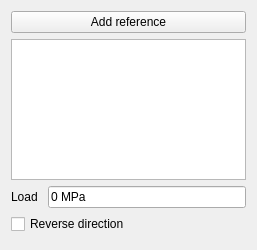
<?xml version="1.0" encoding="UTF-8"?>
<ui version="4.0">
 <class>TaskFemConstraintPressure</class>
 <widget class="QWidget" name="TaskFemConstraintPressure">
  <property name="geometry">
   <rect>
    <x>0</x>
    <y>0</y>
    <width>257</width>
    <height>250</height>
   </rect>
  </property>
  <property name="windowTitle">
   <string>Form</string>
  </property>
  <layout class="QVBoxLayout" name="verticalLayout">
   <item>
    <widget class="QPushButton" name="b_add_reference">
     <property name="text">
      <string>Add reference</string>
     </property>
    </widget>
   </item>
   <item>
    <widget class="QListWidget" name="lw_references"/>
   </item>
   <item>
    <layout class="QHBoxLayout" name="layoutPressure">
     <item>
      <widget class="QLabel" name="l_pressure">
       <property name="text">
        <string>Load </string>
       </property>
      </widget>
     </item>
     <item>
      <widget class="Gui::InputField" name="if_pressure">
       <property name="text">
        <string>0 MPa</string>
       </property>
       <property name="unit" stdset="0">
        <string notr="true"/>
       </property>
      </widget>
     </item>
    </layout>
   </item>
   <item>
    <widget class="QCheckBox" name="cb_reverse_direction">
     <property name="text">
      <string>Reverse direction</string>
     </property>
    </widget>
   </item>
   <item>
    <spacer name="verticalSpacer">
     <property name="orientation">
      <enum>Qt::Vertical</enum>
     </property>
     <property name="sizeHint" stdset="0">
      <size>
       <width>17</width>
       <height>56</height>
      </size>
     </property>
    </spacer>
   </item>
  </layout>
 </widget>
 <customwidgets>
  <customwidget>
   <class>Gui::InputField</class>
   <extends>QLineEdit</extends>
   <header>Gui/InputField.h</header>
  </customwidget>
 </customwidgets>
 <resources/>
 <connections/>
</ui>
